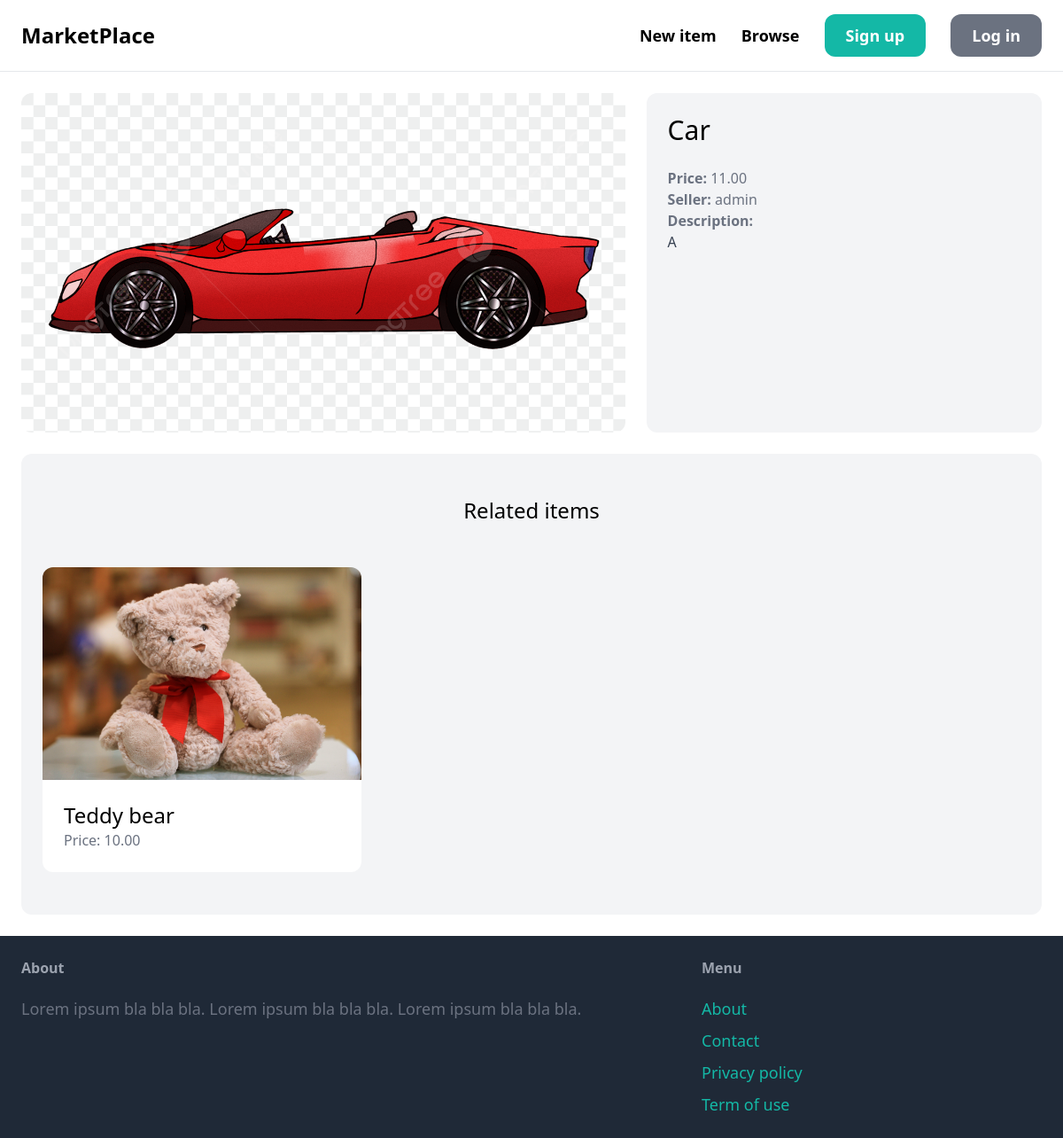
/items/3/, run on an earlier commit of the app's database.
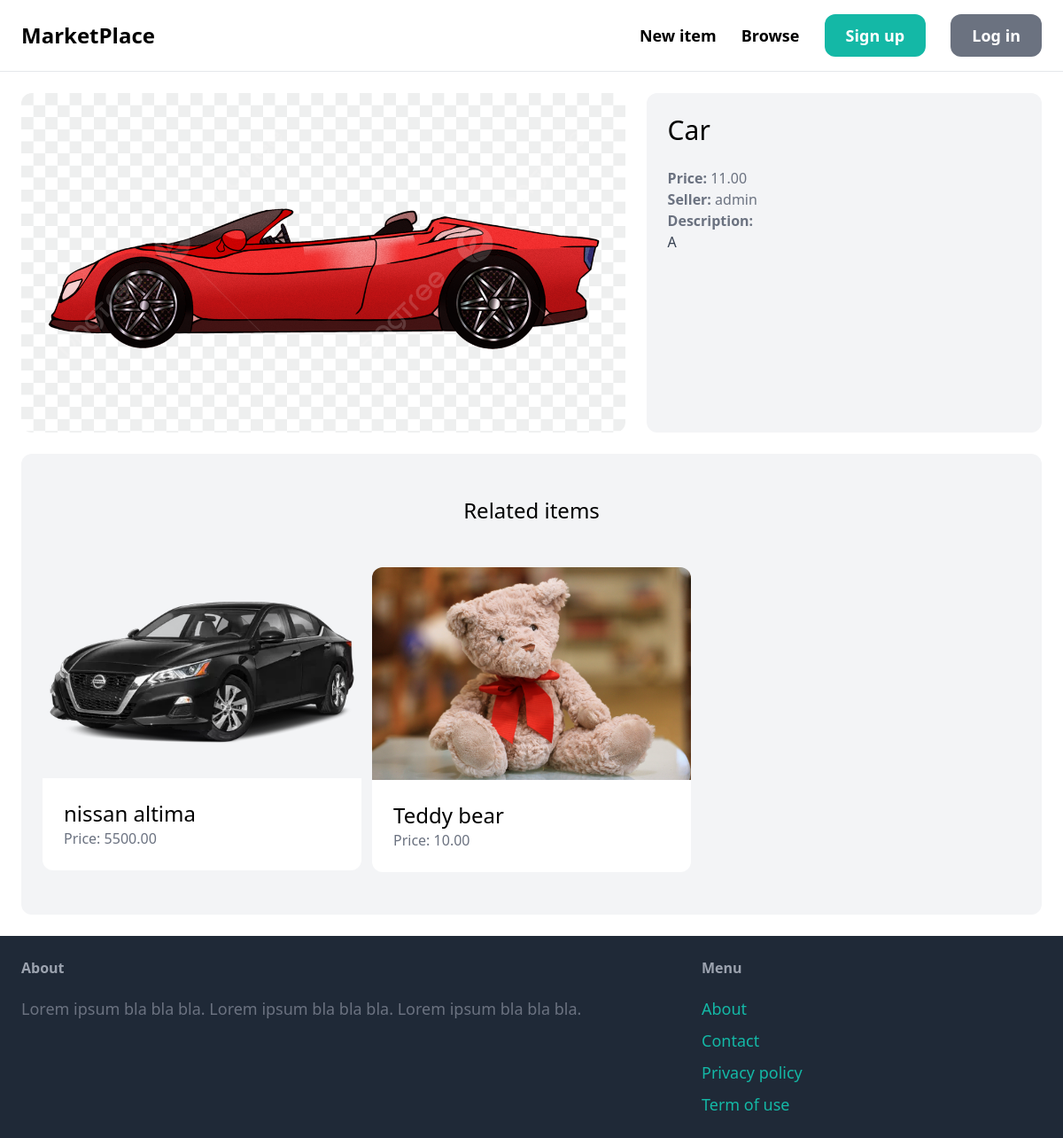
And on a later commit of the database.
### item/models.py (models this page shows, shortened)
class Item(models.Model):
    category = models.ForeignKey(Category, related_name='items', on_delete=models.CASCADE)
    name = models.CharField(max_length=255)
    description = models.TextField(blank=True, null=True)
    price = models.DecimalField(max_digits=6, decimal_places=2)
    image = models.ImageField(upload_to='item_images', blank=True, null=True)
    created_at = models.DateTimeField(auto_now_add=True)
    created_by = models.ForeignKey(User, related_name='items', on_delete=models.CASCADE)
    updated = models.DateTimeField(auto_now=True)
    is_sold = models.BooleanField(default=True)
    class Meta:
        ordering = ('-created_at',)

### item/views.py (the view)
# urls.py: path('<int:pk>/', views.detail, name="detail"),
def detail(request, pk):
    item=get_object_or_404(Item, pk=pk)
    related_items=Item.objects.filter(category=item.category).exclude(pk=pk)[:4]
    return render(request, 'item/detail.html',{
        'item':item,
        'related_items':related_items,
    })

### item/templates/item/detail.html (shortened to what this page needs)
{% extends 'core/base.html' %}
{% block content %}
<div class="grid grid-cols-5 gap-6">
    <div class="col-span-3">
        <img src="{{ item.image.url }}" class="rounded-xl">
    </div>
    <div class="col-span-2 p-6 bg-gray-100 rounded-xl">
        <h1 class="mb-6 text-3xl">{{ item.name }}</h1>
        <p class="text-gray-500"><strong>Price: </strong>{{ item.price }}</p>
        <p class="text-gray-500"><strong>Seller: </strong>{{ item.created_by.username }}</p>
        {% if item.description %}
            <p class="text-gray-700">
                <strong class="text-gray-500">Description:</strong><br>
                {{ item.description }}
            </p>
        {% endif %}
    </div>
</div>
<div class="mt-6 px-6 py-12 bg-gray-100 rounded-xl">
    <h2 class="mb-12 text-2xl text-center">Related items</h2>
    <div class="grid grid-cols-3 gap-3">
        {% for item in related_items %}
            <div>
                <a href="{% url 'item:detail' item.id %}">
                    <div>
                        <img src="{{ item.image.url }}" class="rounded-t-xl">
                    </div>
                    <div class="p-6 bg-white rounded-b-xl">
                        <h2 class="text-2xl">{{ item.name }}</h2>
                        <p class="text-gray-500">Price: {{ item.price }}</p>
                    </div>
                </a>
            </div>
        {% endfor %}
    </div>
</div>
{% endblock %}

What changed in the data, as far as the page shows it:
added Item: image (picture), name "nissan altima", price "5500.00"
